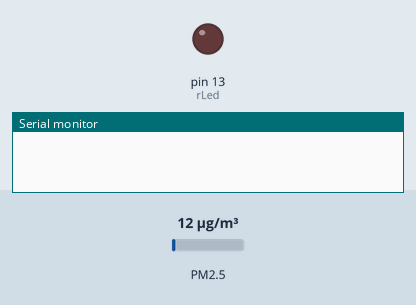
This sketch was run on a simulated Arduino Uno, built with avr-gcc and run on an emulated ATmega328P. Parts: output pins drawn as LEDs (lit = HIGH), the last lines printed to the serial monitor. Wiring (inferred from the names in the program): dust sensor: data pin 8. Inputs (shaded band) come from the test bench; at power-on: PM2.5 12 µg/m³.

Above: at 1.2 s.
1.3 s: PM2.5 set to 210 µg/m³
4.3 s: PM2.5 set to 219 µg/m³
At 6.8 s:
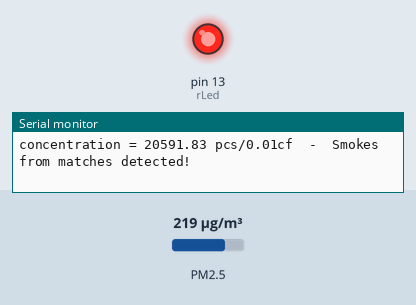
7.1 s: PM2.5 set to 6 µg/m³
At 8.1 s:
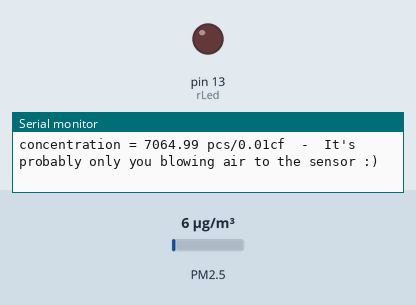
9.3 s: PM2.5 set to 225 µg/m³
At 13.0 s:
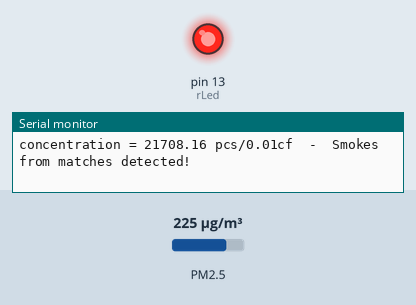
Timing chart, 0 to 13.3 s (numbered marks = the images above; inputs shaded):
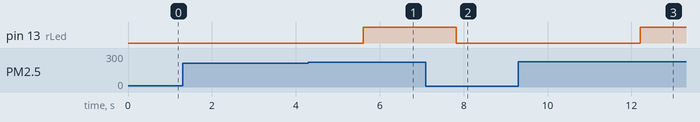

The sketch:

Level2.ino
```cpp
int pin = 8;
unsigned long duration;
unsigned long starttime;
unsigned long sampletime_ms = 1000;//sampe 1s ;
unsigned long lowpulseoccupancy = 0;
float ratio = 0;
float concentration = 0;
int rLed = 13;

void setup() {
  Serial.begin(9600);
  pinMode(8,INPUT);
  pinMode(rLed,OUTPUT);
  starttime = millis();//get the current time;
}

void loop() {
  duration = pulseIn(pin, LOW);
  lowpulseoccupancy = lowpulseoccupancy+duration;
  if ((millis()-starttime) > sampletime_ms)//if the sampel time == 30s
  {
    ratio = lowpulseoccupancy/(sampletime_ms*10.0);  // Integer percentage 0=>100
    concentration = 1.1*pow(ratio,3)-3.8*pow(ratio,2)+520*ratio+0.62; // using spec sheet curve
    Serial.print("concentration = ");
    Serial.print(concentration);
    Serial.print(" pcs/0.01cf  -  ");
    if (concentration < 1.0) {
     Serial.println("It's a smokeless and dustless environment");
     digitalWrite(rLed, LOW);
     delay(1000);
  }
    if (concentration > 1.0 && concentration < 20000) {
     Serial.println("It's probably only you blowing air to the sensor :)");
     digitalWrite(rLed, LOW);
     delay(1000);
    }

    if (concentration > 20000 && concentration < 315000) {
     Serial.println("Smokes from matches detected!");
     digitalWrite(rLed, HIGH);
     delay(1000);
    }
      if (concentration > 315000) {
     Serial.println("Smokes from cigarettes detected! Or It might be a huge fire! Beware!");
     digitalWrite(rLed, HIGH);
     delay(1000);
  }
    lowpulseoccupancy = 0;
    starttime = millis();
  }
}
```

Measured:
- the behaviour switches between 215 and 216 µg/m³ on PM2.5 (found by bisection; images 0 and 1)
- after the input at 4.3 s, pin 13 (rLed): LOW → HIGH after 1.3 s
- after the input at 7.1 s, pin 13 (rLed): HIGH → LOW after 0.73 s
- after the input at 9.3 s, pin 13 (rLed): LOW → HIGH after 2.9 s
